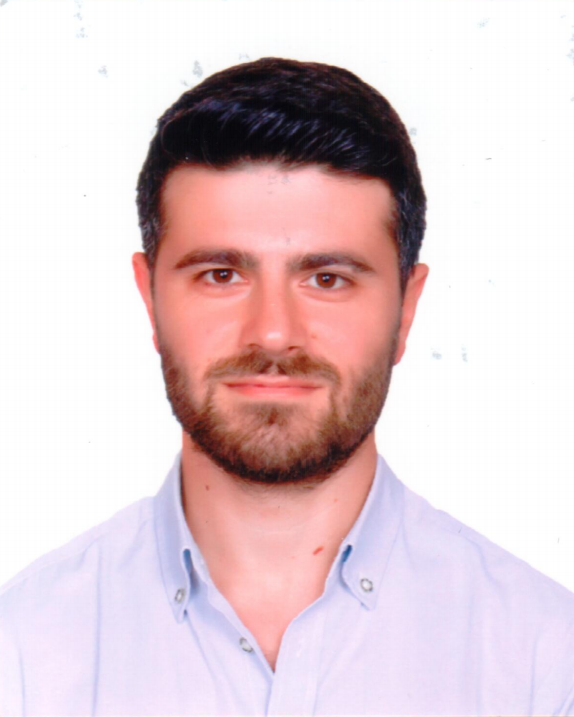
#> input picture haarCascade/abdullah.PNG, 574 x 717 px
$ python haarCascade_faceEyes.py
#> lines starting #> are read from the running program, lines starting #| are printed output that depends on the picture; after the words box and inside, x2 and y2 are one past the last pixel; in counts of white or black regions, pixels touching at a corner belong together
# -*- coding: utf-8 -*-

"""
@ide:       SpyderEditor
@author:    Abdullah Yuksel
@project:   haarCascade_faceEyes.py
"""

import cv2
import time

start_loop = time.time()

face_cascade = cv2.CascadeClassifier("haarcascade_frontalface_default.xml")
eye_cascade = cv2.CascadeClassifier("haarcascade_eye.xml")

img = cv2.imread("abdullah.PNG")
#> img is the input picture: shape (717, 574, 3); mean B, G, R 208.6, 204.3, 224.2
img_gray = cv2.cvtColor(img, cv2.COLOR_BGR2GRAY)
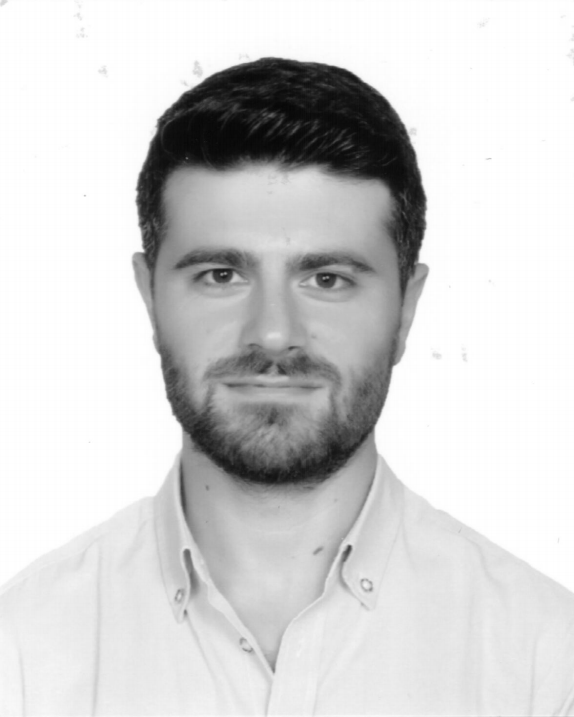
#> img_gray: shape (717, 574); min 7, max 255, mean 210.8

faces = face_cascade.detectMultiScale(img_gray, 1.3, 10)
#> faces = [[116, 147, 324, 324]]

for x, y, w, h in faces:
    cv2.rectangle(img, (x,y), (x+w, y+h), (255, 0, 0), 3)

    roi_gray = img_gray[y:y+h, x:x+w]
    eyes = eye_cascade.detectMultiScale(roi_gray, 1.3, 10)

    for ex, ey, ew, eh in eyes:
        cv2.rectangle(img, (ex+x, ey+y), (ex+ew+x, ey+eh+y), (0,255,0), 2)
#> this loop made 1 pass
#> (x, y, w, h, eyes) on pass 1: (116, 147, 324, 324, [[70, 98, 60, 60], [178, 102, 60, 60]])
#> pass 1, `roi_gray = img_gray[y:y+h, x:x+w]`:
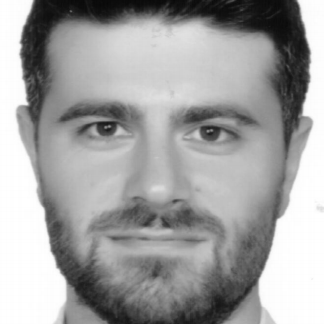
#> roi_gray: shape (324, 324); min 8, max 255, mean 161.4
#> after the loop:
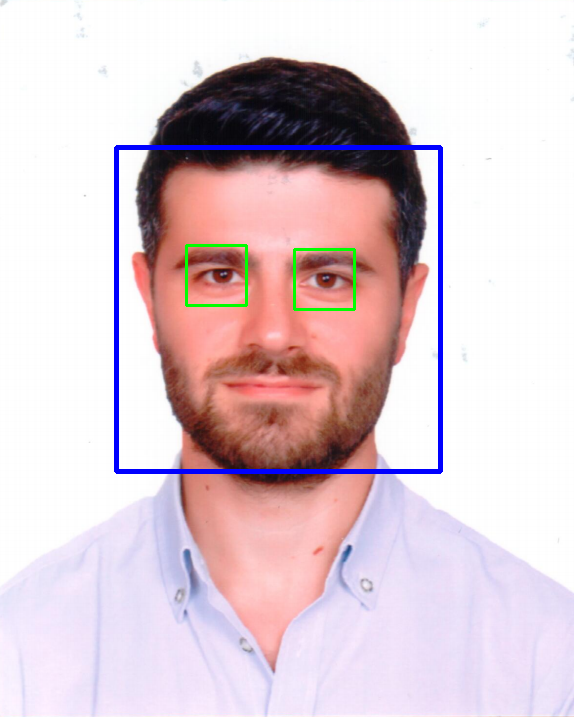
#> img: shape (717, 574, 3); 1.92% of pixels changed, all inside (x1, y1, x2, y2) = (114, 145, 443, 474)

stop_loop = time.time()

total_time = stop_loop - start_loop

print (total_time)
cv2.imshow("img_gray", img_gray)
cv2.imshow("img", img)
cv2.waitKey()
cv2.destroyAllWindows()
